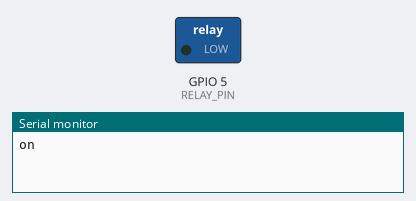
A sketch run on a simulated ESP32. Shown: switched loads named in the sketch (green lamp = pin HIGH), the last lines printed to the serial monitor.

Above: at 1.5 s.
At 4.5 s:
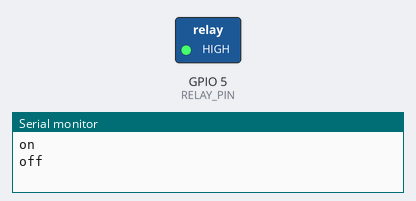
Timing chart, 0 to 7.8 s (numbered marks = the images above):
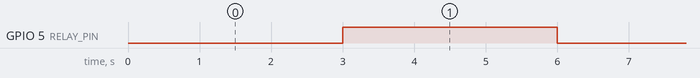

The sketch:

relay_esp32.ino
```cpp
#define RELAY_PIN 5   // D5 = GPIO5

void setup() {
  Serial.begin(115200);
  pinMode(RELAY_PIN, OUTPUT);
  digitalWrite(RELAY_PIN, HIGH);  // OFF (active-low module)
}

void loop() {
  digitalWrite(RELAY_PIN, LOW);   // Relay ON
  Serial.println("on");
  delay(3000);

  digitalWrite(RELAY_PIN, HIGH);  // Relay OFF
  Serial.println("off");
  delay(3000);
}
```

Measured:
- by itself, GPIO 5 (RELAY_PIN): alternates HIGH for 3.0 s and LOW for 3.0 s
